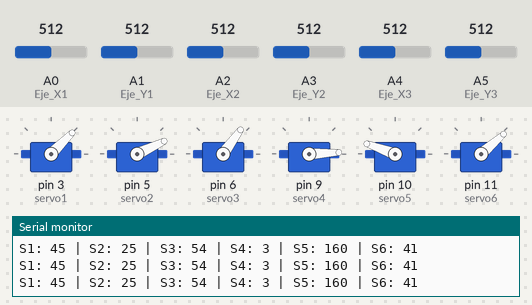
Bench run of a sketch on a simulated Arduino Uno, built with avr-gcc and run on an emulated ATmega328P. Parts: 6 × servo, the last lines printed to the serial monitor. The test bench sets the inputs (shaded band); at power-on: A0 (Eje_X1) = 512, A1 (Eje_Y1) = 512, A2 (Eje_X2) = 512, A3 (Eje_Y2) = 512, A4 (Eje_X3) = 512, A5 (Eje_Y3) = 512.

Above: at 1.3 s.
1.4 s: A0 (Eje_X1) set to 588
2.9 s: A0 (Eje_X1) set to 615
At 3.18 s:
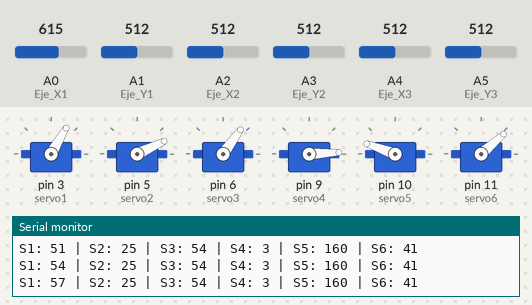
At 5.7 s:
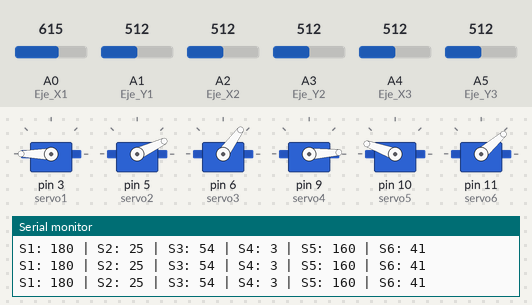
5.9 s: A1 (Eje_Y1) set to 585
7.4 s: A1 (Eje_Y1) set to 614
At 9.4 s:
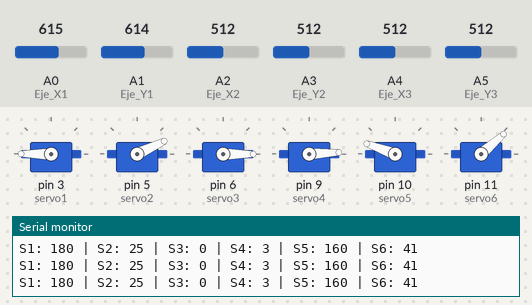
10.4 s: A2 (Eje_X2) set to 584
13.4 s: A2 (Eje_X2) set to 615
At 15.1 s:
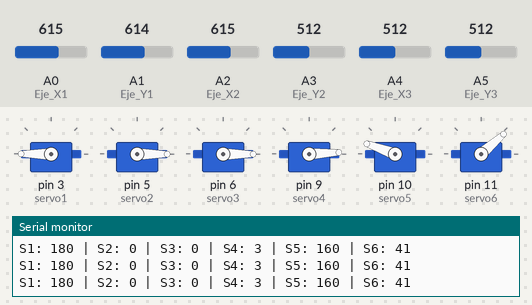
Timing chart, 0 to 16.6 s (numbered marks = the images above; inputs shaded):
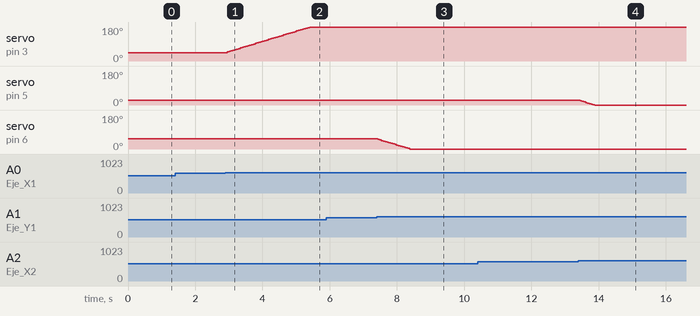

Measured:
- the behaviour switches between 600 and 601 on A0 (Eje_X1) (found by bisection; images 0 and 1)
- the behaviour switches between 600 and 601 on A1 (Eje_Y1) (found by bisection; images 2 and 3)
- the behaviour switches between 600 and 601 on A2 (Eje_X2) (found by bisection; images 3 and 4)
- after the input at 2.9 s, servo on pin 3 (servo1): moves from 45° to 180° over 2.5 s, starting after 0.05 s
- after the input at 7.4 s, servo on pin 6 (servo3): moves from 54° to 0° over 0.95 s, starting at once
- after the input at 13.4 s, servo on pin 5 (servo2): moves from 25° to 0° over 0.44 s, starting after 0.05 s

The sketch:

sketch.ino
```cpp
#include <Servo.h>

// Definición de los 6 servomotores
Servo servo1;
Servo servo2;
Servo servo3;
Servo servo4;
Servo servo5;
Servo servo6;

// Ángulos iniciales (posiciones de inicio)
int angulo1 = 45;
int angulo2 = 25;
int angulo3 = 54;
int angulo4 = 3;
int angulo5 = 160;
int angulo6 = 41;

int salto = 3; // Grados que se incrementan por lectura

// Pines analógicos para los 3 joysticks (Ejes X e Y)
const int Eje_X1 = A0;
const int Eje_Y1 = A1;
const int Eje_X2 = A2;
const int Eje_Y2 = A3;
const int Eje_X3 = A4;
const int Eje_Y3 = A5;

void setup() {
  Serial.begin(9600);

  // Asignación de pines PWM a cada servo
  servo1.attach(3);
  servo2.attach(5);
  servo3.attach(6);
  servo4.attach(9);
  servo5.attach(10);
  servo6.attach(11);

  // Posicionar servos en su ángulo inicial
  servo1.write(angulo1);
  servo2.write(angulo2);
  servo3.write(angulo3);
  servo4.write(angulo4);
  servo5.write(angulo5);
  servo6.write(angulo6);

  delay(100);
}

void loop() {
  // Lectura de los potenciómetros de los joysticks en Wokwi
  int x1 = analogRead(Eje_X1);
  int y1 = analogRead(Eje_Y1);
  int x2 = analogRead(Eje_X2);
  int y2 = analogRead(Eje_Y2);
  int x3 = analogRead(Eje_X3);
  int y3 = analogRead(Eje_Y3);

  // Control Joystick 1
  if (x1 < 400)       angulo1 -= salto;
  else if (x1 > 600)  angulo1 += salto;

  if (y1 < 400)       angulo3 += salto;
  else if (y1 > 600)  angulo3 -= salto;

  // Control Joystick 2
  if (x2 < 400)       angulo2 += salto;
  else if (x2 > 600)  angulo2 -= salto;

  if (y2 < 400)       angulo4 -= salto;
  else if (y2 > 600)  angulo4 += salto;

  // Control Joystick 3
  if (x3 < 400)       angulo5 += salto;
  else if (x3 > 600)  angulo5 -= salto;

  if (y3 < 400)       angulo6 -= salto;
  else if (y3 > 600)  angulo6 += salto;

  // Limitar ángulos entre 0 y 180 grados mediante constrain
  angulo1 = constrain(angulo1, 0, 180);
  angulo2 = constrain(angulo2, 0, 180);
  angulo3 = constrain(angulo3, 0, 180);
  angulo4 = constrain(angulo4, 0, 180);
  angulo5 = constrain(angulo5, 0, 180);
  angulo6 = constrain(angulo6, 0, 180);

  // Enviar ángulos a los servos
  servo1.write(angulo1);
  servo2.write(angulo2);
  servo3.write(angulo3);
  servo4.write(angulo4);
  servo5.write(angulo5);
  servo6.write(angulo6);

  // Monitoreo Serie
  Serial.print("S1: "); Serial.print(angulo1); Serial.print(" | ");
  Serial.print("S2: "); Serial.print(angulo2); Serial.print(" | ");
  Serial.print("S3: "); Serial.print(angulo3); Serial.print(" | ");
  Serial.print("S4: "); Serial.print(angulo4); Serial.print(" | ");
  Serial.print("S5: "); Serial.print(angulo5); Serial.print(" | ");
  Serial.print("S6: "); Serial.println(angulo6);

  delay(50); // Controla la velocidad de refresco del movimiento
}
```
